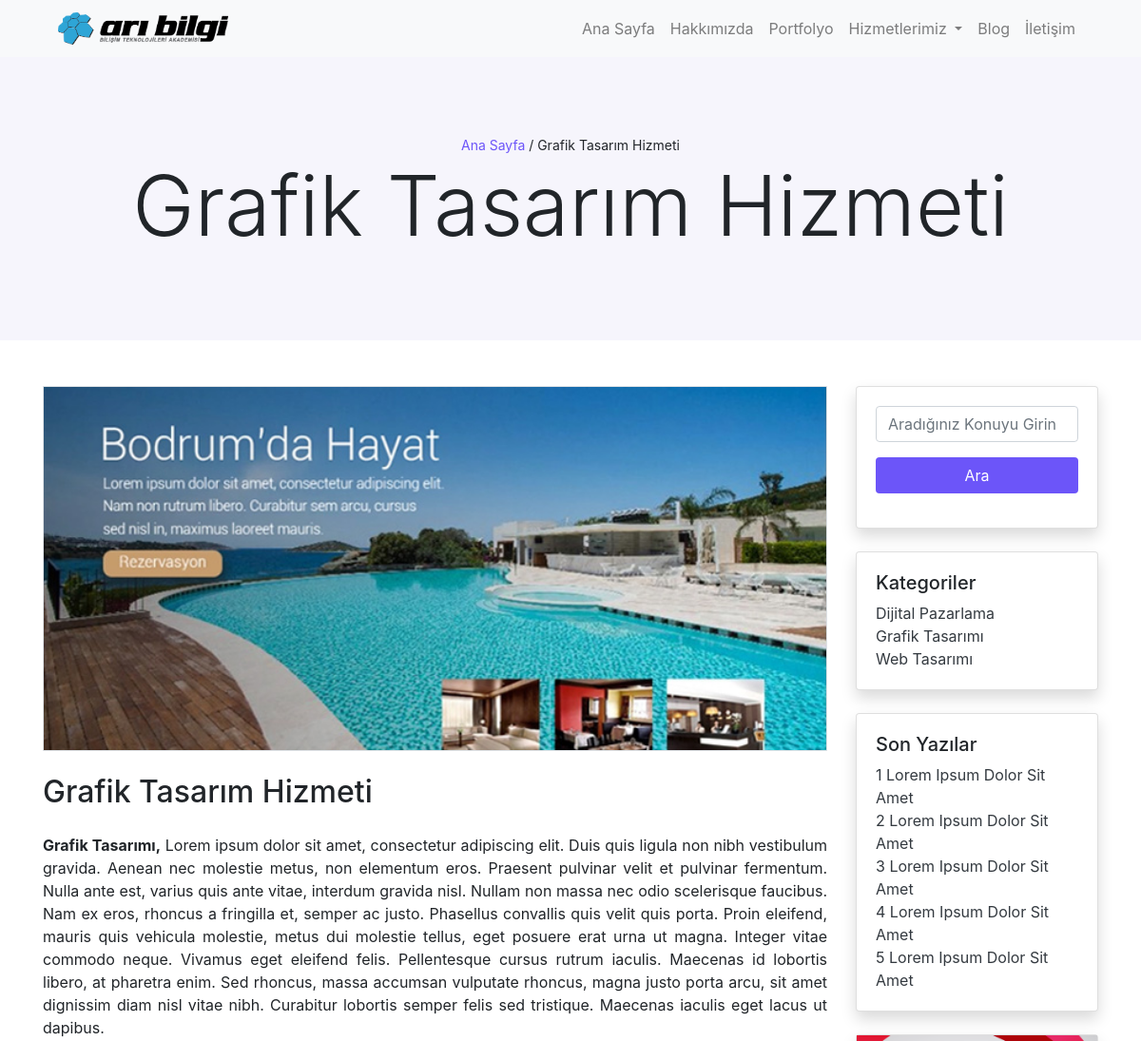
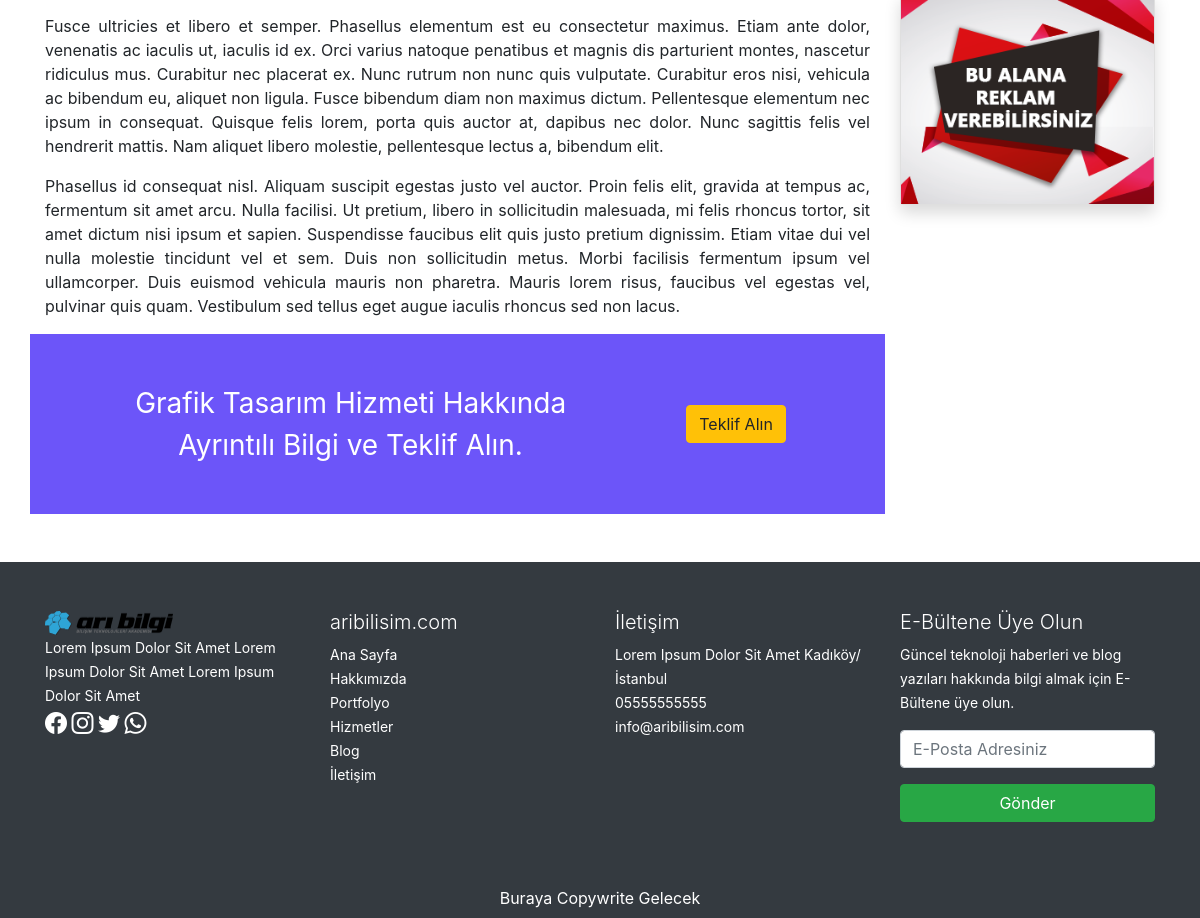
The page /sayfa.php?pageId=3 on the database its author committed (2 pictures, top to bottom).
### tables this page shows
CREATE TABLE `ayarlar` (
  `id` int(11) NOT NULL,
  `logo` varchar(50) NOT NULL,
  `adres` varchar(75) NOT NULL,
  `telefon` varchar(17) NOT NULL,
  `eposta` varchar(50) NOT NULL,
  `facebook` varchar(20) NOT NULL,
  `insta` varchar(20) NOT NULL,
  `twitter` varchar(20) NOT NULL,
  `whatsapp` varchar(17) NOT NULL,
  `kisaaciklama` text NOT NULL,
  `mainmeta` text NOT NULL,
  `harita` text NOT NULL,
  `pixel` text NOT NULL,
  `analitik` text NOT NULL,
  `konsol` text NOT NULL,
  `blogbanner` varchar(50) NOT NULL,
  `iletisimbanner` varchar(50) NOT NULL,
  `buton1` varchar(10) NOT NULL,
  `buton2` varchar(10) NOT NULL,
  `copy` varchar(75) NOT NULL,
  `footerrenk` varchar(10) NOT NULL
);

CREATE TABLE `sayfalar` (
  `id` int(11) NOT NULL,
  `baslik` varchar(100) NOT NULL,
  `icerik` text NOT NULL,
  `meta` text NOT NULL,
  `gorsel` varchar(50) NOT NULL,
  `alt` varchar(90) NOT NULL,
  `kategori` varchar(20) NOT NULL,
  `altkategori` varchar(20) NOT NULL,
  `tarih` varchar(12) NOT NULL,
  `durum` varchar(7) NOT NULL,
  `saytur` varchar(15) NOT NULL
);

CREATE TABLE `yazilar` (
  `id` int(11) NOT NULL,
  `baslik` varchar(50) NOT NULL,
  `icerik` text NOT NULL,
  `meta` text NOT NULL,
  `alt` varchar(100) NOT NULL,
  `kategori` varchar(20) NOT NULL,
  `tarih` varchar(15) NOT NULL,
  `durum` varchar(15) NOT NULL,
  `gorsel` varchar(100) NOT NULL
);

### sayfa.php (the view, shortened to what this page needs)
<?php
require_once('header.php');
if (isset($_GET['pageId'])) {
    $id = $_GET['pageId'];
    $pageContent = $db->prepare('select * from sayfalar where id=?');
    $pageContent->execute(array($id));
    $pageContentSatir = $pageContent->fetch();
}
?>
<section id="mainBanner" class="py-8 bg-lila text-center">
    <div class="container">
        <div class="row">
            <div class="col-12">
                <small><a href="index.php" class="text-decoration-none text-mor">Ana Sayfa</a> / <?php echo $pageContentSatir['baslik']; ?></small>
                <h1 class="display-2"><?php echo $pageContentSatir['baslik']; ?></h1>
            </div>
        </div>
    </div>
</section>
<section id="serviceContent" class="py-5">
    <div class="container">
        <div class="row">
            <div class="col-md-9">
                <main>
                    <img src="<?php echo substr($pageContentSatir['gorsel'], 3); ?>" alt="<?php echo $pageContentSatir['alt']; ?>" class="w-100 border">
                    <h2 class="my-4"><?php echo $pageContentSatir['baslik']; ?></h2>
                    <span class="text-justify"><?php echo $pageContentSatir['icerik']; ?></span>
                </main>
                <?php
                if ($pageContentSatir['saytur'] == 'hizmet') {
                ?>
                    <div>
                        <div class="row bg-mor py-5">
                            <div class="col-md-9 text-center">
                                <span class="text-white" style="font-size:28px;"><?php echo $pageContentSatir['baslik']; ?> Hakkında<br> Ayrıntılı Bilgi ve Teklif Alın.</span>
                            </div>
                            <div class="col-md-3 my-auto">
                                <button type="button" class="btn btn-warning" data-toggle="modal" data-target="#exampleModal">
                                    Teklif Alın
                                </button>
                            </div>
                        </div>
                    </div>
                <?php
                }
                ?>
            </div>
            <?php require_once('aside.php'); ?>
        </div>
    </div>
</section>
<?php require_once('footer.php'); ?>

### header.php (shortened to what this page needs)
<?php
require_once('./admin/baglan.php');
$main = $db->prepare('select * from ayarlar order by id desc limit 1');
$main->execute();
$mainSatir = $main->fetch();
?>
<!DOCTYPE html>
<html lang="tr">
<head>
    <link rel="stylesheet" href="assets/css/bootstrap.min.css">
    <link rel="stylesheet" href="assets/css/style.css">
</head>
<body>
    <header id="header" class="bg-light">
        <div class="container">
            <div class="row">
                <div class="col-12">
                    <nav class="navbar navbar-expand-lg navbar-light">
                        <a class="navbar-brand" href="index.php">
                            <img src="<?php echo substr($mainSatir['logo'], 3); ?>" alt="Arı Bilişim Logo" style="width: 35%;">
                        </a>
                        <div class="collapse navbar-collapse" id="navbarNavDropdown">
                            <ul class="navbar-nav ml-auto">
                                <li class="nav-item">
                                    <a class="nav-link" href="index.php">Ana Sayfa</a>
                                </li>
                                <li class="nav-item">
                                    <a class="nav-link" href="sayfa.php?pageId=5">Hakkımızda</a>
                                </li>
                                <li class="nav-item">
                                    <a class="nav-link" href="portfolyo.php">Portfolyo</a>
                                </li>
                                <li class="nav-item dropdown">
                                    <a class="nav-link dropdown-toggle" href="#" role="button" data-toggle="dropdown" aria-expanded="false">
                                        Hizmetlerimiz
                                    </a>
                                </li>
                                <li class="nav-item">
                                    <a class="nav-link" href="blog.php">Blog</a>
                                </li>
                                <li class="nav-item">
                                    <a class="nav-link" href="iletisim.php">İletişim</a>
                                </li>
                            </ul>
                        </div>
                    </nav>
                </div>
            </div>
        </div>
    </header>

### aside.php (shortened to what this page needs)
<div class="col-md-3">
    <div class="row">
        <div class="col-12">
            <div class="card shadow">
                <div class="card-body">
                    <form action="sonuclar.php" method="GET">
                        <div class="form-group">
                            <input type="text" name="arabul" placeholder="Aradığınız Konuyu Girin" class="form-control" required>
                        </div>
                        <div class="form-group">
                            <input type="submit" value="Ara" class="btn bg-mor text-white w-100" name="araButon">
                        </div>
                    </form>
                </div>
            </div>
        </div>
    </div>
    <div class="row my-4">
        <div class="col-12">
            <div class="card shadow">
                <div class="card-body">
                    <h5>Kategoriler</h5>
                    <?php
                    $katList = $db->prepare('select distinct kategori from yazilar order by kategori asc');
                    $katList->execute();
                    if ($katList->rowCount()) {
                        foreach ($katList as $katListSatir) {
                    ?>
                            <a href="kategori.php?kat=<?php echo $katListSatir['kategori']; ?>" class="text-dark text-decoration-none"><?php echo $katListSatir['kategori']; ?></a> <br>
                    <?php
                        }
                    }
                    ?>
                </div>
            </div>
        </div>
    </div>
    <div class="row">
        <div class="col-12">
            <div class="card shadow">
                <div class="card-body">
                    <h5>Son Yazılar</h5>
                    <?php
                    $blogList = $db->prepare('select * from yazilar order by id desc limit 5');
                    $blogList->execute();
                    if ($blogList->rowCount()) {
                        foreach ($blogList as $blogListSatir) {
                    ?>
                            <a href="makale.php?postId=<?php echo $blogListSatir['id']; ?>" class="text-dark text-decoration-none"><?php echo $blogListSatir['baslik']; ?></a><br>
                    <?php
                        }
                    }
                    ?>
                </div>
            </div>
        </div>
    </div>
    <div class="row mt-4">
        <div class="col-12">
            <div class="card shadow">
                <img src="./assets/img/reklam.png" alt="Reklam Alanı" data-toggle="modal" data-target="#exampleModal">
            </div>
        </div>
    </div>
</div>

### footer.php (shortened to what this page needs)
<footer id="footer" class="bg-dark text-white">
    <div class="container">
        <div class="row py-5">
            <div class="col-md-3">
                <a href="index.php">
                    <img src="<?php echo substr($mainSatir['logo'], 3); ?>" alt="Arı Bilişim Logo" style="width: 50%;">
                </a> <br>
                <small><?php echo $mainSatir['kisaaciklama']; ?></small> <br>
                <a href="https://www.facebook.com/<?php echo $mainSatir['facebook']; ?>" target="_blank"><i class="bi bi-facebook"></i></a>
                <a href="https://www.instagram.com/<?php echo $mainSatir['insta']; ?>" target="_blank"><i class="bi bi-instagram"></i></a>
                <a href="https://www.twitter.com/<?php echo $mainSatir['twitter']; ?>" target="_blank"><i class="bi bi-twitter"></i></a>
                <a href="https://wa.me/+90<?php echo $mainSatir['whatsapp']; ?>" target="_blank"><i class="bi bi-whatsapp"></i></a>
            </div>
            <div class="col-md-3">
                <h4 class="lead">aribilisim.com</h4>
                <small>
                    <a href="">Ana Sayfa</a><br>
                    <a href="">Hakkımızda</a><br>
                    <a href="">Portfolyo</a><br>
                    <a href="">Hizmetler</a><br>
                    <a href="">Blog</a><br>
                    <a href="">İletişim</a><br>
                </small>
            </div>
            <div class="col-md-3">
                <h4 class="lead">İletişim</h4>
                <small>
                    <?php echo $mainSatir['adres']; ?><br>
                    <a href="tel:+90<?php echo $mainSatir['telefon']; ?>">0<?php echo $mainSatir['telefon']; ?></a> <br>
                    <a href="mailto:<?php echo $mainSatir['eposta']; ?>"><?php echo $mainSatir['eposta']; ?></a>
                </small>
            </div>
            <div class="col-md-3">
                <h4 class="lead">E-Bültene Üye Olun</h4>
                <small>Güncel teknoloji haberleri ve blog yazıları hakkında bilgi almak için E-Bültene üye olun.</small>
                <form action="" method="post" class="pt-3">
                    <div class="form-group">
                        <input type="email" name="eposta" placeholder="E-Posta Adresiniz" class="form-control">
                    </div>
                    <div class="form-group">
                        <input type="submit" value="Gönder" class="btn btn-success w-100" name="ebultenuye">
                    </div>
                </form>
            </div>
        </div>
        <div class="row pb-2">
            <div class="col-12 text-center">
                Buraya Copywrite Gelecek
            </div>
        </div>
    </div>
</footer>
</body>
</html>

### assets/css/style.css (style rules this page uses)
#footer .bi { color:#fff; font-size:22px; }
#footer a { color:#fff; text-decoration: none; }
.py-8 { padding:80px 0px; }
.bg-lila { background-color: #f6f5fc; }
.bg-mor { background-color: #6c55f9; }
.text-mor { color: #6c55f9; }

### rows shown on the page
ayarlar: logo (picture), kisaaciklama "Lorem Ipsum Dolor Sit Amet Lorem Ipsum Dolor Sit Amet Lorem Ipsum Dolor Sit Amet", adres "Lorem Ipsum Dolor Sit Amet Kadıköy/İstanbul", telefon "5555555555", eposta "info@aribilisim.com"
sayfalar: baslik "Grafik Tasarım Hizmeti", gorsel (picture), icerik "Grafik Tasarımı, Lorem ipsum dolor sit amet, consectetur adipiscing elit. Duis quis ligula non nibh vestibulum gravida. Aenean nec molestie metus, non elementum eros. Praesent pulvinar velit et pulvinar fermentum. Nulla ante est, varius quis ante vitae, interdum gravida nisl. Nullam non massa nec odio scelerisque faucibus. Nam ex eros, rhoncus a fringilla et, semper ac justo. Phasellus convallis quis velit quis porta. Proin eleifend, mauris quis vehicula molestie, metus dui molestie tellus, eget posuere erat urna ut magna. Integer vitae commodo neque. Vivamus eget eleifend felis. Pellentesque cursus rutrum iaculis. Maecenas id lobortis libero, at pharetra enim. Sed rhoncus, massa accumsan…"
yazilar: baslik "1 Lorem Ipsum Dolor Sit Amet"
yazilar: baslik "2 Lorem Ipsum Dolor Sit Amet"
yazilar: baslik "3 Lorem Ipsum Dolor Sit Amet"
yazilar: baslik "4 Lorem Ipsum Dolor Sit Amet"
yazilar: baslik "5 Lorem Ipsum Dolor Sit Amet"

### other values the page prints
$katListSatir['kategori'] "Dijital Pazarlama"
$katListSatir['kategori'] "Grafik Tasarımı"
$katListSatir['kategori'] "Web Tasarımı"
